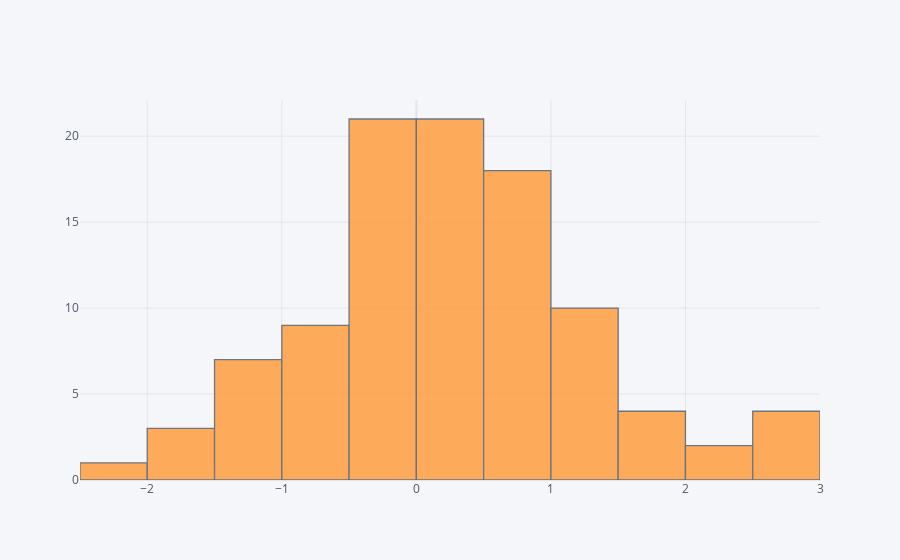

Notebook code cell kept with this figure:
### Code cell
df['A'].iplot(kind='hist')

### Figure 1 — Plotly figure (JSON) as saved in the notebook; plotly's stock layout.template omitted (floating-point values rounded to 4 significant figures)
{"data": [{"histfunc": "count", "histnorm": "", "marker": {"color": "rgba(255, 153, 51, 1.0)", "line": {"color": "#4D5663", "width": 1.3}}, "name": "A", "opacity": 0.8, "orientation": "v", "type": "histogram", "x": [1.352, 0.7149, 1.763, -0.8982, 1.45, 0.9112, -2.23, 1.618, 0.3337, 0.4068, -1.339, 1.202, -0.7378, 2.901, 0.2894, -1.453, -1.539, -0.06657, -0.1869, 2.519, 0.9274, 0.09049, 0.7129, 0.3009, -0.4766, -0.5296, 1.785, -0.04948, 0.1667, -0.2432, 1.063, -0.811, 0.7917, 0.6048, -0.1933, 0.31, -0.2658, 0.7362, -0.06983, 0.774, 0.9059, 0.626, -0.02981, -0.7466, 0.02011, -1.166, -1.34, 0.9793, -0.3257, -1.67, -0.3469, 0.4332, -0.5546, 2.622, -0.1562, 0.4943, 2.265, -0.4935, 0.3083, 0.4443, -0.731, -0.0991, -1.53, 0.4271, 0.6847, -0.41, 1.779, 2.667, 1.346, 1.387, 1.093, -1.176, 0.9333, 1.477, 0.1761, 0.3392, 0.07072, -0.9468, -0.5117, 0.8532, 0.1409, 0.6757, 1.281, 0.3648, -0.3508, -0.2037, -0.4797, -1.271, 0.5795, 1.319, 0.4497, -0.264, -1.233, -0.2047, 0.7127, -0.2406, 0.2238, 2.007, 0.1095, 0.6762]}], "layout": {"barmode": "overlay", "legend": {"bgcolor": "#F5F6F9", "font": {"color": "#4D5663"}}, "paper_bgcolor": "#F5F6F9", "plot_bgcolor": "#F5F6F9", "title": {"font": {"color": "#4D5663"}}, "xaxis": {"gridcolor": "#E1E5ED", "showgrid": true, "tickfont": {"color": "#4D5663"}, "title": {"font": {"color": "#4D5663"}, "text": ""}, "zerolinecolor": "#E1E5ED"}, "yaxis": {"gridcolor": "#E1E5ED", "showgrid": true, "tickfont": {"color": "#4D5663"}, "title": {"font": {"color": "#4D5663"}, "text": ""}, "zerolinecolor": "#E1E5ED"}}}
